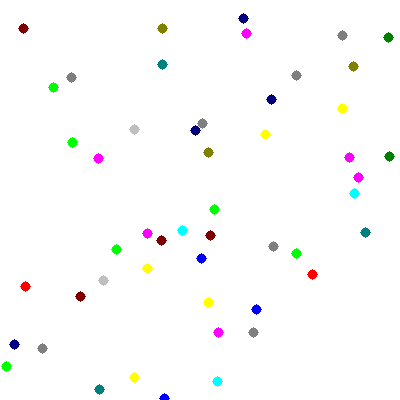

The script that saved this image:
"""
Animation Example


This draws a bunch of dots in different colors
and makes an animated gif of them.
"""

import numpy as np
from py_gd import Image, Animation

N = 50  # number of dots
w, h = 400, 400  # Size of image

img = Image(width=w, height=h)
img.clear('white')

# random colors: excluding first three: transparent, white, black
num_colors = len(img.get_colors())
colors = np.random.randint(3, num_colors - 1, N)

# initial position of the points
points = (np.random.random((N, 2)) * w).astype(np.int32)

# draw the initial image
img.draw_dots(points, diameter=10, color=colors)

#  Save the first frame as a PNG
img.save('draw_dots.png', 'png')


# create the animation
anim = Animation('draw_dots.gif',
                 delay=10,  # in 1/100s
                 )

anim.begin(img)

# Run a loop to move the dots, and make a new frame each time
for i in range(100):
    move = (np.random.random((N, 2)) * 20 - 10).astype(np.int32)
    points = points + move
    img.clear('white')
    img.draw_dots(points, diameter=10, color=colors)
    anim.add_frame(img)
anim.close()
